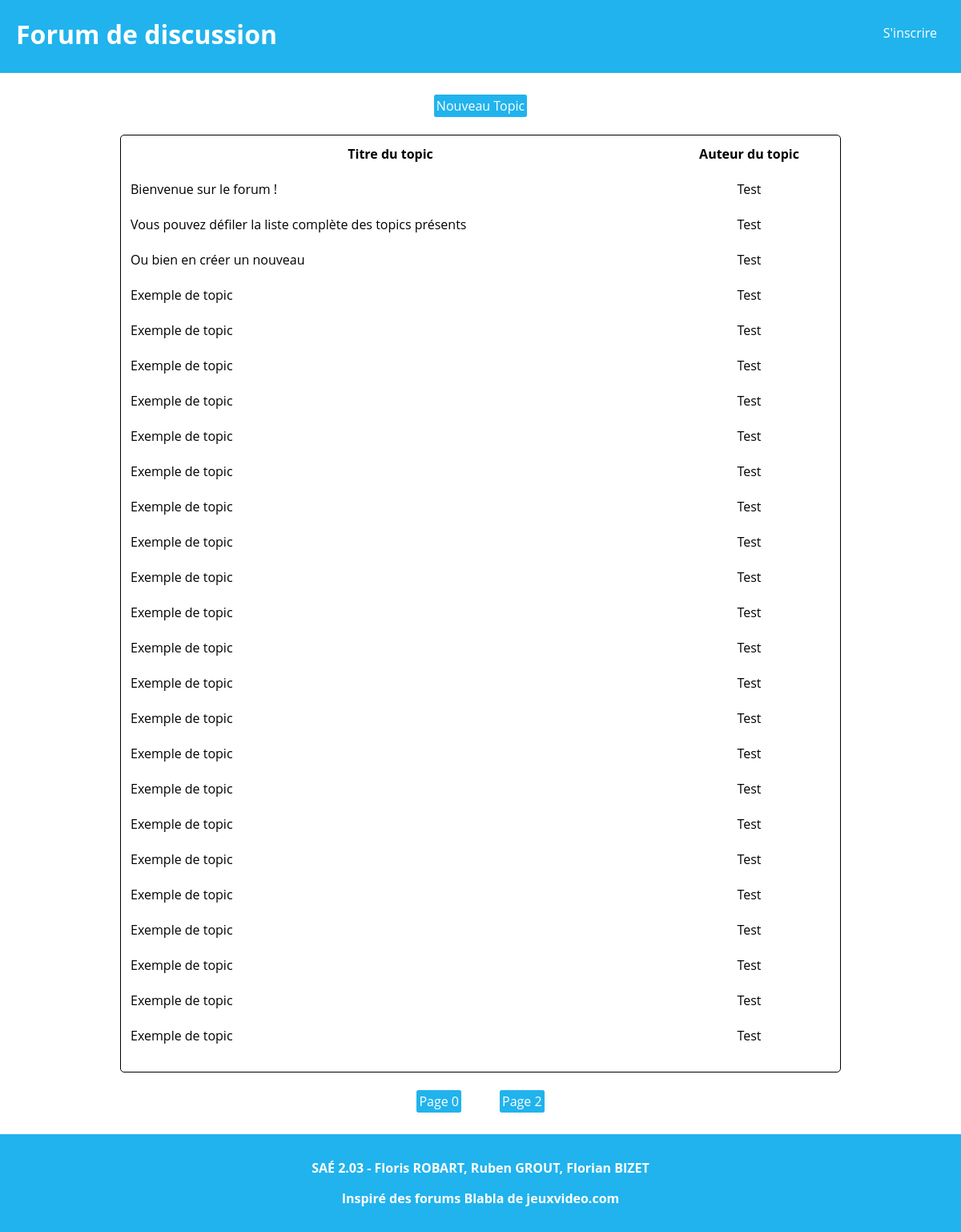
Before: / with the older database file.
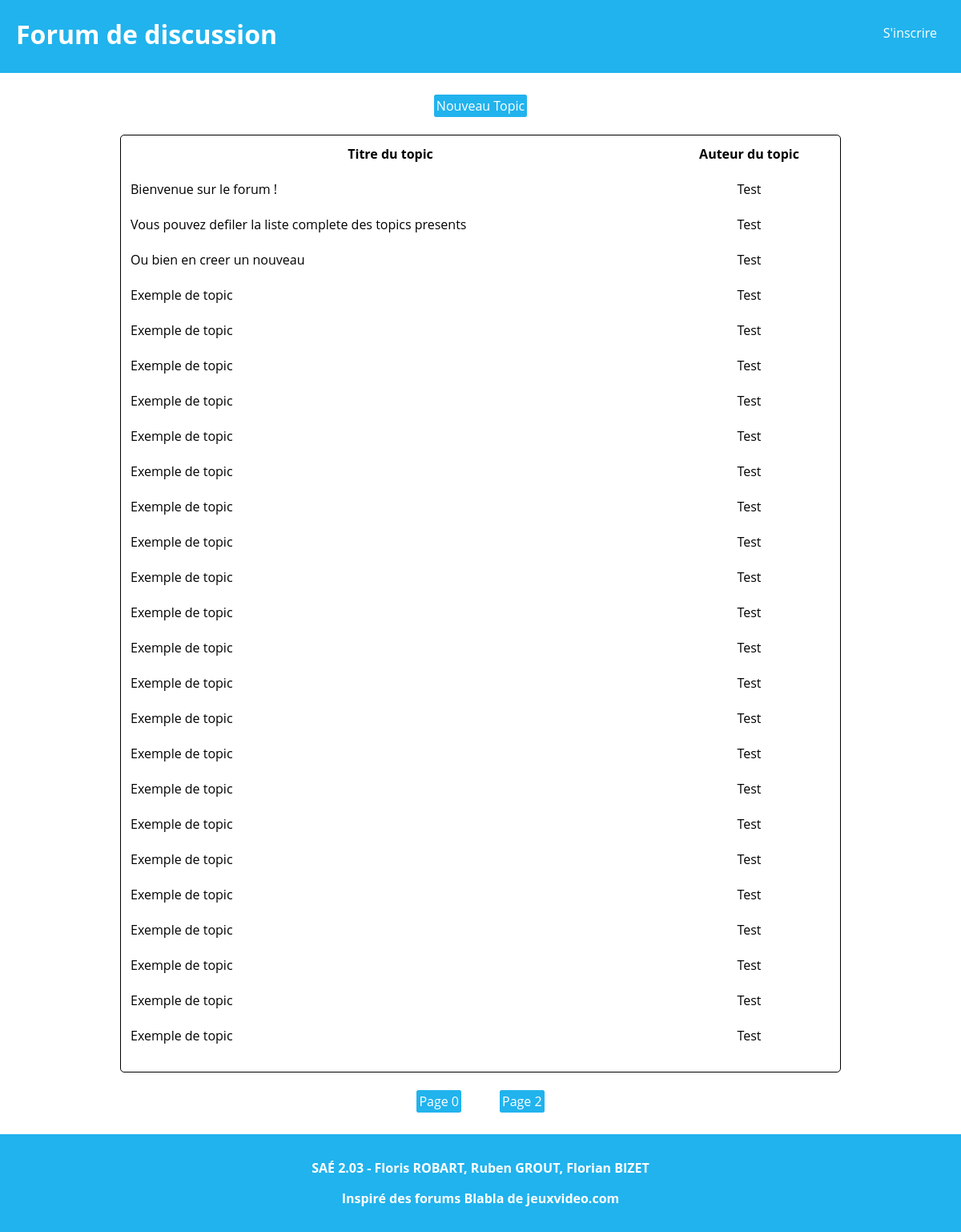
After: the same page with the newer database file.
### tables this page shows
CREATE TABLE Topic (
    idTopic INT PRIMARY KEY NOT NULL AUTO_INCREMENT,
    titre   VARCHAR(200),
    contenu TEXT,
    idUser  INT REFERENCES Users(idUser)
);

CREATE TABLE Users (
    idUser INT  PRIMARY KEY NOT NULL AUTO_INCREMENT,
    pseudo  VARCHAR(60),
    hashMdp VARCHAR(255),
    UNIQUE(pseudo)
);

### html/index.php (the view, shortened to what this page needs)
<!DOCTYPE html>
<?php
$dbuser = 'review_site';
$dbpass = 'JxSLRkdutW';
$conn = new mysqli("localhost", $dbuser, $dbpass, "forum");
$page = $_GET["page"];
$topicCount = 25;
if ($page == null) {$page = 1;}
$query = "SELECT t.*, u.pseudo FROM Topic t JOIN Users u ON t.idUser = u.idUser ORDER BY idTopic DESC LIMIT " . ($topicCount*($page-1)) . "," . ($topicCount*$page) . ";";
$queryResult = $conn->query($query);
?>
<html>
	<head>
		<link rel="stylesheet" href="style.css"/>
	</head>
	<body>
		<header>
			<h1><a href="index.php">Forum de discussion</a></h1>
			<a href="inscription.html">S'inscrire</a>
		</header>
		<main>
			<a href="ecrireTopic.html">Nouveau Topic</a>
			<table>
				<tr>
					<th>Titre du topic</th>
					<th>Auteur du topic</th>
				</tr>
				<?php
					do {
						$resultArray = $queryResult->fetch_array();
						echo "<tr>";
						echo "	<td class='topicTitle'><a href=\"topic.php?topicid=". $resultArray["idTopic"] .  "\">" . $resultArray["titre"] . "</a></td>";
						echo "	<td>" . $resultArray["pseudo"] . "</td>";
						echo "</tr>";
					} while ($resultArray);
				?>
			</table>
			<?php
				echo "<a href='index.php?page=" . ($page-1) . "'>Page " . ($page-1) . "</a>";
				echo "<a href='index.php?page=" . ($page+1) . "'>Page " . ($page+1) . "</a>";
			?>
		</main>
		<footer>
			<p>SAÉ 2.03 - Floris ROBART, Ruben GROUT, Florian BIZET</p>
			<p>Inspiré des forums Blabla de jeuxvideo.com</p>
		</footer>
	</body>
</html>

### html/style.css (style rules this page uses)
html, body { font-family: "Open Sans"; margin: 0; padding: 0; }
header { color: white; background-color: #21b3ed; width: 100%; margin-bottom: 2.5%; }
header h1 { display: inline-block; margin-left: 20px; }
header > a { text-decoration: none; color: white; float: right; padding: 30px; }
header a { text-decoration: none; color: white; float: right; }
main { text-align: center; }
main > a, main > a:visited { background-color: #21b3ed; color: white; padding: 2px; border: solid #21b3ed 1px; border-radius: 3px; text-decoration: none; margin: 2%; }
table { margin-left: auto; margin-right: auto; width: 75%; border: solid black 1px; border-radius: 5px; margin-top: 25px; margin-bottom: 25px; }
.topicTitle { width : 75%; text-align: left; }
th, td { padding: 10px; }
td a { color: black; text-decoration: none; }
footer { color: white; background-color: #21b3ed; width: 100%; margin-top: 2.5%; text-align: center; font-weight: bold; padding-top: 1.25%; padding-bottom: 1.25%; }

Changed rows visible on the page:
changed topic: titre "Vous pouvez défiler la liste complète des topics présents" → "Vous pouvez defiler la liste complete des topics presents"
changed topic: titre "Ou bien en créer un nouveau" → "Ou bien en creer un nouveau"
